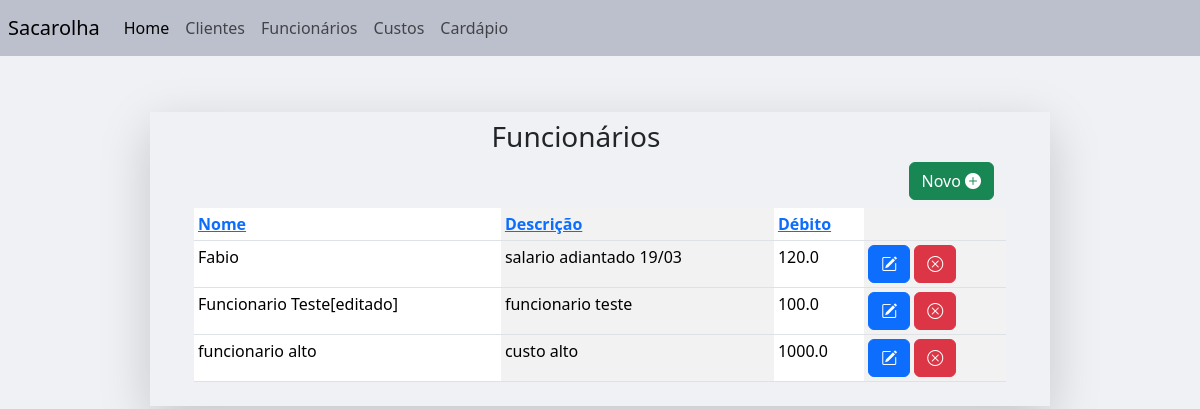
The app's page /funcionario_list (signed in) with its own data.
### main/models.py (models this page shows, shortened)
class RegistroFinanceiro(models.Model):
	category_list = [
		("cliente", "cliente"),
		("custo", "custo"),
		("funcionario", "funcionario"),
	]
	user = models.ForeignKey(User, on_delete=models.CASCADE, null=True)
	name = models.CharField(max_length = 200)
	description = models.CharField(max_length = 200, blank=True)
	value = models.FloatField(validators= [validate_positive])
	category = models.CharField(max_length = 200, choices = category_list)
	state = models.BooleanField(default=True)

### main/views.py (the view)
# urls.py: path('funcionario_list', views.FuncionarioListView.as_view(), name='funcionario_list'),
class FuncionarioListView(LoginRequiredMixin, ListView):
    login_url="login"
    template_name="main/funcionario/funcionario_list.html"
    model = RegistroFinanceiro
    def get_queryset(self):
        queryset = super().get_queryset().filter(category='funcionario')
        order = self.request.GET.get('order', 'asc')
        sort_by = self.request.GET.get('sort', 'name')
        if order == "desc":
            sort_by = f'-{sort_by}'
        queryset= queryset.order_by(sort_by)
        return queryset

### main/templates/main/funcionario/funcionario_list.html (shortened to what this page needs)
{%extends "base.html"%}
{%block navbar%}
{%include 'navbar.html'%}
{%endblock navbar%}
{%block content%}
<div align="right" class='pe-5' >
	<h3 align="center">Funcionários</h3>
<a class='btn btn-success h1' href={%url 'funcionario_create'%} method='GET'class='h3'>Novo					<i class="bi bi-plus-circle-fill"></i></a>
{%include "main/funcionario/funcionario_table.html"%}
</div>
{%endblock content%}

### main/templates/main/funcionario/funcionario_table.html
<div class='row ps-5 justify-content-center'>
<table class="table table-striped-columns table-sm">
<thead>
	<tr>
		<th>             <a href="?sort=name&order={% if request.GET.order == 'asc' %}desc{% else %}asc{% endif %}">
			Nome
		</a></th>
		<th>                <a href="?sort=description&order={% if request.GET.order == 'asc' %}desc{% else %}asc{% endif %}">
			Descrição
		</a></th>
		<th>                <a href="?sort=value&order={% if request.GET.order == 'asc' %}desc{% else %}asc{% endif %}">
			Débito
		</a></th>
		<th></th>
	</tr>
</thead>
<tbody>
	{%for object in object_list%}
		{%if object.category == "funcionario" and object.state == True%}
		<tr>
			<td scope="row">{{object.name}}</td>
			<td scope="row">{{object.description}}</td>
			<td scope="row">{{object.value}}</td>
			<td><a href="{%url 'funcionario_update' object.id%}" class='btn btn-primary'>
				<i class="bi bi-pencil-square"></i>
			</a>
			<a href="{%url 'funcionario_softdelete' object.id%}"class='btn btn-danger'>
				<i class="bi bi-x-circle"></i>
			</a>
			</td>
		</tr>
		{%endif%}
	{%endfor%}
</tbody>
</table>
</div>

### records on screen
RegistroFinanceiro: name "Fabio", description "salario adiantado 19/03", value "120.0"
RegistroFinanceiro: name "Funcionario Teste[editado]", description "funcionario teste", value "100.0"
RegistroFinanceiro: name "funcionario alto", description "custo alto", value "1000.0"
